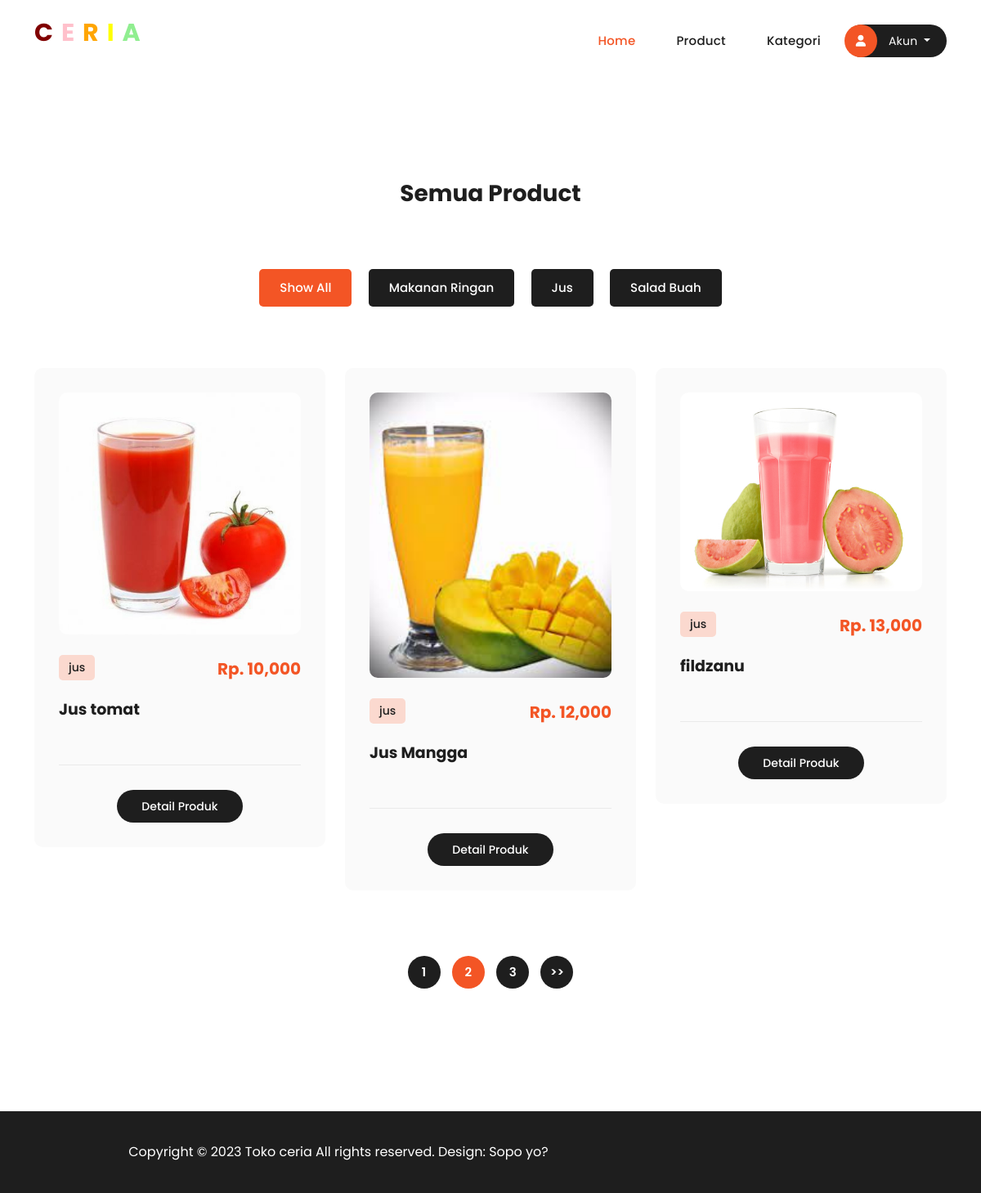
/produk.php, run on the app's committed database.
### tables this page shows
CREATE TABLE `produk` (
  `kode_produk` varchar(100) NOT NULL,
  `nama` varchar(100) NOT NULL,
  `image` text NOT NULL,
  `deskripsi` text NOT NULL,
  `harga` int(11) NOT NULL,
  `kategori` enum('salad','jus','makanan ringan') NOT NULL DEFAULT 'makanan ringan'
);

### produk.php (the view, shortened to what this page needs)
<?php
	include 'header.php';
 ?>
<div class="section properties">
    <div class="container">
        <ul class="properties-filter">
		<div class="section-heading text-center">
            <h3>Semua Product</h3>
        </div>
            <li>
                <a class="is_active" href="#!" data-filter="*">Show All</a>
            </li>
            <li>
                <a href="#!" data-filter=".adv">Makanan Ringan</a>
            </li>
            <li>
                <a href="#!" data-filter=".str">Jus</a>
            </li>
            <li>
                <a href="#!" data-filter=".rac">Salad Buah</a>
            </li>
        </ul>
        <div class="row properties-box" id="isotope-container">
            <?php
            $result = mysqli_query($conn, "SELECT * FROM produk");
            while ($row = mysqli_fetch_assoc($result)) {
                $categories = '';
                $kategori = $row['kategori'];
                switch ($kategori) {
                    case 'jus':
                        $categories = 'str';
                        break;
                }
            ?>
                <div class="col-lg-4 col-md-6 align-self-center mb-30 properties-items col-md-6 <?php echo $categories; ?>">
                    <div class="item">
                        <a href="property-details.html"><img src="image/produk/<?= $row['image']; ?>" alt=""></a>
                        <span class="category"><?= $kategori; ?></span>
                        <h6>Rp. <?= number_format($row['harga']); ?></h6>
                        <h4><a href="property-details.html"><?= $row['nama']; ?></a></h4>
                        <ul>
                        </ul>
                        <div class="main-button">
                            <a href="detail_produk.php?produk=<?= $row['kode_produk']; ?>">Detail Produk</a>
                        </div>
                    </div>
                </div>
            <?php
            }
            ?>
        </div>
        <div class="row">
            <div class="col-lg-12">
                <ul class="pagination">
                    <li><a href="#">1</a></li>
                    <li><a class="is_active" href="#">2</a></li>
                    <li><a href="#">3</a></li>
                    <li><a href="#">>></a></li>
                </ul>
            </div>
        </div>
    </div>
</div>
 <?php
	include 'footer.php';
 ?>

### header.php (shortened to what this page needs)
<!DOCTYPE html>
<html lang="en">
<head>
    <link href="assets/vendor/bootstrap/css/bootstrap.min.css" rel="stylesheet">
    <link rel="stylesheet" href="assets/css/fontawesome.css">
    <link rel="stylesheet" href="assets/css/style.css">
    <link rel="stylesheet" href="assets/css/owl.css">
    <link rel="stylesheet" href="assets/css/animate.css">
    <link rel="stylesheet" href="https://unpkg.com/swiper@7/swiper-bundle.min.css" />
</head>
<body>
    <header class="header-area header-sticky">
        <div class="container">
            <div class="row">
                <div class="col-12">
                    <nav class="main-nav">
                        <a href="index.html" class="logo">
                            <div class="colorful-text">
                                <span class="maroon">C</span>
                                <span class="pink">E</span>
                                <span class="orange">R</span>
                                <span class="yellow">I</span>
                                <span class="light-green">A</span>
                            </div>
                        </a>
                        <ul class="nav">
                            <li><a href="index.php" class="active">Home</a></li>
                            <li><a href="produk.php">Product</a></li>
                            <li><a href="#kategori">Kategori</a></li>
                            <?php if (!isset($_SESSION['user'])) { ?>
                                <li class="nav-item dropdown">
                                    <a class="nav-link dropdown-toggle" href="#" id="logindropdown" data-toggle="dropdown" role="button" aria-haspopup="true" aria-expanded="false">
                                        <i class="fa fa-user"></i> Akun <span class="caret"></span>
                                    </a>
                                </li>
                            <?php } ?>
                        </ul>
                    </nav>
                </div>
            </div>
        </div>
    </header>
</html>

### footer.php
<footer>
  <div class="container">
    <div class="col-lg-8">
      <p>Copyright © 2023 Toko ceria All rights reserved.
      Design: <a rel="nofollow" href="https://templatemo.com" target="_blank">Sopo yo?</a></p>
    </div>
  </div>
</footer>

### data on the page
produk: image (picture), kategori "jus", harga "10,000", nama "Jus tomat"
produk: image (picture), kategori "jus", harga "12,000", nama "Jus Mangga"
produk: image (picture), kategori "jus", harga "13,000", nama "fildzanu"
